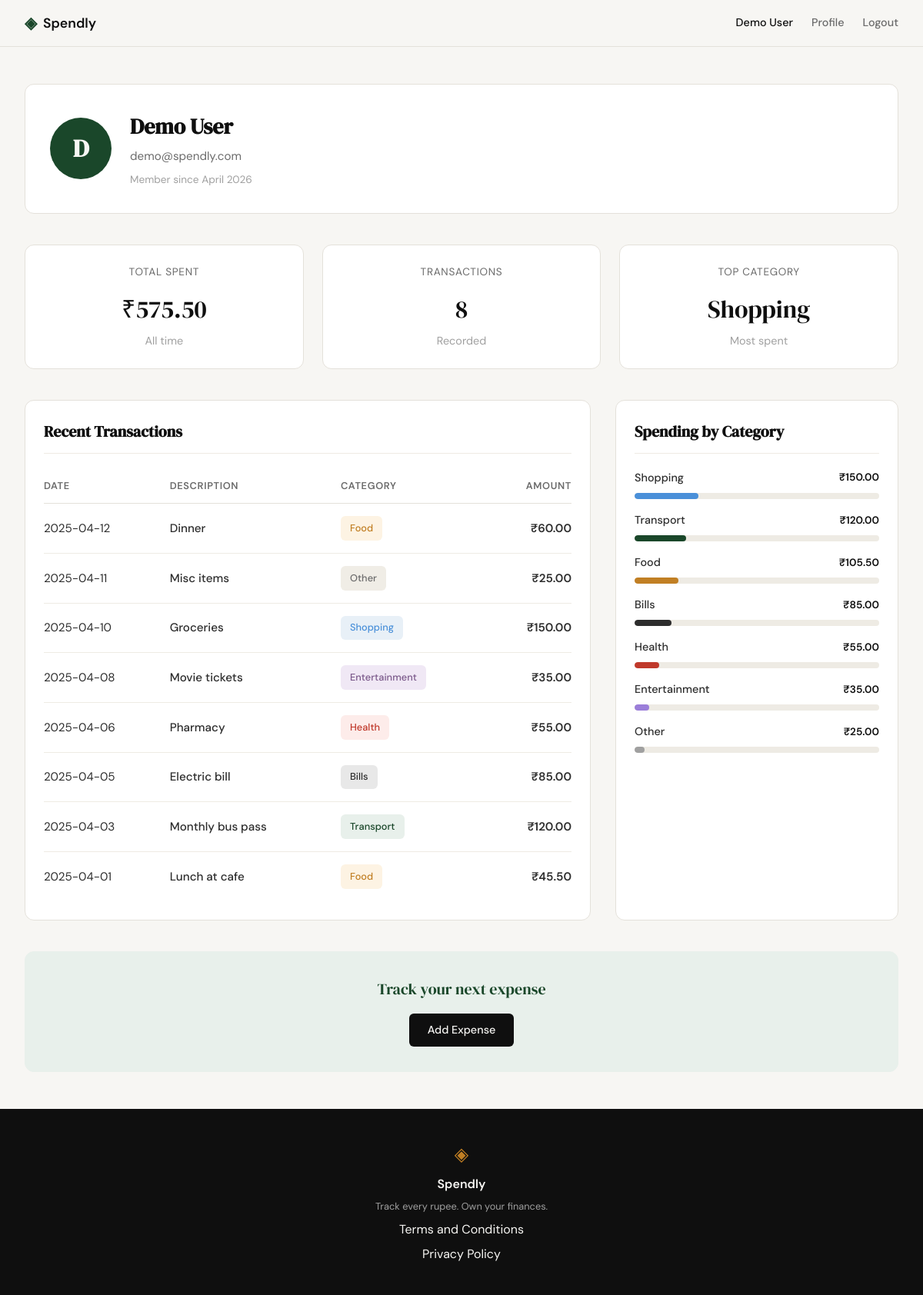
Screenshot of /profile (signed in) with the database file from the repository.
### tables this page shows
CREATE TABLE users (
            id INTEGER PRIMARY KEY AUTOINCREMENT,
            name TEXT NOT NULL,
            email TEXT UNIQUE NOT NULL,
            password_hash TEXT NOT NULL,
            created_at TIMESTAMP DEFAULT CURRENT_TIMESTAMP
        );

CREATE TABLE expenses (
            id INTEGER PRIMARY KEY AUTOINCREMENT,
            user_id INTEGER NOT NULL,
            amount REAL NOT NULL,
            category TEXT NOT NULL,
            date TEXT NOT NULL,
            description TEXT,
            created_at TIMESTAMP DEFAULT CURRENT_TIMESTAMP,
            FOREIGN KEY (user_id) REFERENCES users(id) ON DELETE CASCADE
        );

### app.py (the view)
@app.route("/profile")
def profile():
    if not session.get("user_id"):
        flash("Please log in to access your profile", "error")
        return redirect(url_for("login", next=request.url))
    user_id = session["user_id"]
    user = get_user_by_id(user_id)
    stats = get_summary_stats(user_id)
    transactions = get_recent_transactions(user_id)
    categories = get_category_breakdown(user_id)
    return render_template(
        "profile.html",
        user=user,
        stats=stats,
        transactions=transactions,
        categories=categories
    )

### app.py (called while the page is built)
@app.teardown_appcontext
def teardown_db(exception):
    close_db(exception)

### database/db.py (called while the page is built)
def get_db():
    if 'db' not in g:
        g.db = sqlite3.connect(
            current_app.config.get('DATABASE', DATABASE),
            detect_types=sqlite3.PARSE_DECLTYPES
        )
        g.db.row_factory = sqlite3.Row
        g.db.execute('PRAGMA foreign_keys = ON')
    return g.db

### database/queries.py (called while the page is built)
def get_user_by_id(user_id: int) -> dict | None:
    db = get_db()
    user = db.execute(
        """
        SELECT id, name, email, created_at
        FROM users
        WHERE id = ?
        """,
        (user_id,)
    ).fetchone()
    if user is None:
        return None
    from datetime import datetime
    created_at = user["created_at"]
    if isinstance(created_at, str):
        dt = datetime.fromisoformat(created_at.replace("Z", "+00:00").split("+")[0])
    else:
        dt = created_at
    member_since = dt.strftime("%B %Y")
    return {
        "name": user["name"],
        "email": user["email"],
        "member_since": member_since
    }

def get_recent_transactions(user_id: int, limit: int = 10) -> list:
    db = get_db()
    cursor = db.execute(
        """
        SELECT date, description, category, amount
        FROM expenses
        WHERE user_id = ?
        ORDER BY date DESC
        LIMIT ?
        """,
        (user_id, limit)
    )
    rows = cursor.fetchall()
    return [
        {
            "date": row["date"],
            "description": row["description"],
            "category": row["category"],
            "amount": row["amount"]
        }
        for row in rows
    ]

def get_category_breakdown(user_id: int) -> list:
    db = get_db()
    rows = db.execute('''
        SELECT category, SUM(amount) as total
        FROM expenses
        WHERE user_id = ?
        GROUP BY category
        ORDER BY total DESC
    ''', (user_id,)).fetchall()
    if not rows:
        return []
    total_spending = sum(row['total'] for row in rows)
    if total_spending == 0:
        return []
    breakdown = []
    running_total = 0
    for i, row in enumerate(rows):
        percentage = round((row['total'] / total_spending) * 100)
        breakdown.append({
            'name': row['category'],
            'amount': row['total'],
            'percentage': percentage
        })
        running_total += percentage
    diff = 100 - running_total
    if diff != 0 and len(breakdown) > 0:
        breakdown[0]['percentage'] += diff
    return breakdown

### templates/profile.html (shortened to what this page needs)
{% extends "base.html" %}
{% block head %}
<link rel="stylesheet" href="{{ url_for('static', filename='css/profile.css') }}">
{% endblock %}
{% block content %}
<section class="profile-section">
    <div class="profile-header">
        <div class="user-card">
            <div class="user-avatar">{{ user.name[0]|upper }}</div>
            <div class="user-info">
                <h1>{{ user.name }}</h1>
                <p class="user-email">{{ user.email }}</p>
                <p class="user-meta">Member since {{ user.member_since }}</p>
            </div>
        </div>
    </div>
    <div class="stats-grid">
        <div class="stat-card">
            <p class="stat-card-label">Total Spent</p>
            <p class="stat-card-value">₹{{ "%.2f"|format(stats.total_spent) }}</p>
            <p class="stat-card-subtext">All time</p>
        </div>
        <div class="stat-card">
            <p class="stat-card-label">Transactions</p>
            <p class="stat-card-value">{{ stats.transaction_count }}</p>
            <p class="stat-card-subtext">Recorded</p>
        </div>
        <div class="stat-card">
            <p class="stat-card-label">Top Category</p>
            <p class="stat-card-value">{{ stats.top_category }}</p>
            <p class="stat-card-subtext">Most spent</p>
        </div>
    </div>
    <div class="profile-content">
        <div class="section-card">
            <h2>Recent Transactions</h2>
            {% if transactions %}
            <table class="transactions-table">
                <thead>
                    <tr>
                        <th>Date</th>
                        <th>Description</th>
                        <th>Category</th>
                        <th style="text-align: right;">Amount</th>
                    </tr>
                </thead>
                <tbody>
                    {% for transaction in transactions %}
                    <tr>
                        <td class="transaction-date">{{ transaction.date }}</td>
                        <td class="transaction-description">{{ transaction.description }}</td>
                        <td>
                            <span class="category-badge badge-{{ transaction.category|lower }}">
                                {{ transaction.category }}
                            </span>
                        </td>
                        <td class="transaction-amount">₹{{ "%.2f"|format(transaction.amount) }}</td>
                    </tr>
                    {% endfor %}
                </tbody>
            </table>
            {% else %}
            <div class="empty-state">
                <p class="empty-state-text">No transactions yet.</p>
            </div>
            {% endif %}
        </div>
        <div class="section-card">
            <h2>Spending by Category</h2>
            {% if categories %}
            <div class="category-list">
                {% for category in categories %}
                <div class="category-row">
                    <div class="category-header">
                        <span class="category-name">{{ category.name }}</span>
                        <span class="category-amount">₹{{ "%.2f"|format(category.amount) }}</span>
                    </div>
                    <div class="progress-track">
                        <div class="progress-fill fill-{{ category.name|lower }}" style="width: {{ category.percentage }}%;"></div>
                    </div>
                </div>
                {% endfor %}
            </div>
            {% else %}
            <div class="empty-state">
                <p class="empty-state-text">No spending data yet.</p>
            </div>
            {% endif %}
        </div>
    </div>
    <div class="profile-cta">
        <p class="profile-cta-text">Track your next expense</p>
        <a href="{{ url_for('add_expense') }}" class="btn-primary">Add Expense</a>
    </div>
</section>
{% endblock %}

### templates/base.html (shortened to what this page needs)
<!DOCTYPE html>
<html lang="en">
<head>
    <link rel="stylesheet" href="{{ url_for('static', filename='css/style.css') }}">
    {% block head %}{% endblock %}
</head>
<body>
    <nav class="navbar">
        <div class="nav-inner">
            <a href="{{ url_for('landing') }}" class="nav-brand">
                <span class="brand-icon">◈</span>
                <span class="brand-name">Spendly</span>
            </a>
            <div class="nav-links">
                {% if session.get('user_id') %}
                    <span class="nav-user">{{ session.get('user_name') }}</span>
                    <a href="{{ url_for('profile') }}">Profile</a>
                    <a href="{{ url_for('logout') }}">Logout</a>
                {% else %}
                    <a href="{{ url_for('login') }}">Sign in</a>
                    <a href="{{ url_for('register') }}" class="nav-cta">Get started</a>
                {% endif %}
            </div>
        </div>
    </nav>
    <main class="main-content">
        {% block content %}{% endblock %}
    </main>
    <footer class="footer">
        <div class="footer-inner">
            <span class="brand-icon">◈</span>
            <span class="footer-name">Spendly</span>
            <p class="footer-copy">Track every rupee. Own your finances.</p>
            <a href="/terms">Terms and Conditions</a>
            <a href="/privacy">Privacy Policy</a>
        </div>
    </footer>
</body>
</html>

### static/css/style.css (style rules this page uses)
:root { --ink: #0f0f0f; --ink-soft: #2d2d2d; --ink-muted: #6b6b6b; --ink-faint: #a0a0a0; --paper: #f7f6f3; --paper-warm: #f0ede6; --paper-card: #ffffff; --accent: #1a472a; --accent-light: #e8f0eb; --accent-2: #c17f24; --accent-2-light: #fdf3e3; --danger: #c0392b; --danger-light: #fdecea; --border: #e4e1da; --border-soft: #eeebe4; --font-display: 'DM Serif Display', Georgia, serif; --font-body: 'DM Sans', system-ui, sans-serif; --max-width: 1200px; --auth-width: 440px; --radius-sm: 6px; --radius-md: 12px; --radius-lg: 20px; }
*, *::before, *::after { box-sizing: border-box; margin: 0; padding: 0; }
html { font-size: 16px; scroll-behavior: smooth; }
body { background: var(--paper); color: var(--ink); font-family: var(--font-body); font-size: 1rem; line-height: 1.6; -webkit-font-smoothing: antialiased; }
a { color: inherit; text-decoration: none; }
.navbar { position: sticky; top: 0; z-index: 100; background: var(--paper); border-bottom: 1px solid var(--border); padding: 0 2rem; }
.nav-inner { max-width: var(--max-width); margin: 0 auto; height: 60px; display: flex; align-items: center; justify-content: space-between; }
.nav-brand { display: flex; align-items: center; gap: 0.5rem; font-family: var(--font-body); font-weight: 600; font-size: 1.1rem; color: var(--ink); }
.brand-icon { color: var(--accent); font-size: 1.3rem; }
.brand-name { color: var(--ink); }
.nav-links { display: flex; align-items: center; gap: 1.5rem; font-size: 0.9rem; font-weight: 500; }
.nav-links a { color: var(--ink-muted); transition: color 0.2s; }
.main-content { min-height: calc(100vh - 60px - 100px); }
.stat-card { text-align: left; }
.btn-primary { display: inline-block; background: var(--ink); color: var(--paper); padding: 0.65rem 1.5rem; border-radius: var(--radius-sm); font-family: var(--font-body); font-size: 0.9rem; font-weight: 500; cursor: pointer; border: none; transition: background 0.2s; text-decoration: none; }
.footer { background: var(--ink); color: var(--paper); padding: 2.5rem 2rem; text-align: center; }
.footer-inner { display: flex; flex-direction: column; align-items: center; gap: 0.4rem; }
.footer .brand-icon { color: var(--accent-2); font-size: 1.5rem; }
.footer-name { font-weight: 600; font-size: 1rem; }
.footer-copy { font-size: 0.8rem; color: var(--ink-faint); }

### rows the page displays
users: get "Demo User", name "D", name "Demo User", email "demo@spendly.com"
expenses: top_category "Shopping", amount "150.00", name "Shopping", {{ category.percentage }} 26 (drawn)
expenses: amount "60.00"
expenses: amount "25.00", name "Other", {{ category.percentage }} 4 (drawn)
expenses: amount "35.00", name "Entertainment", {{ category.percentage }} 6 (drawn)
expenses: amount "55.00", name "Health", {{ category.percentage }} 10 (drawn)
expenses: amount "85.00", name "Bills", {{ category.percentage }} 15 (drawn)
expenses: amount "120.00", name "Transport", {{ category.percentage }} 21 (drawn)
expenses: amount "45.50"

### other values shown
{{ user.member_since }} "April 2026"
{{ "%.2f"|format(stats.total_spent) }} "575.50"
{{ stats.transaction_count }} "8"
{{ category.name }} "Food"
{{ "%.2f"|format(category.amount) }} "105.50"
